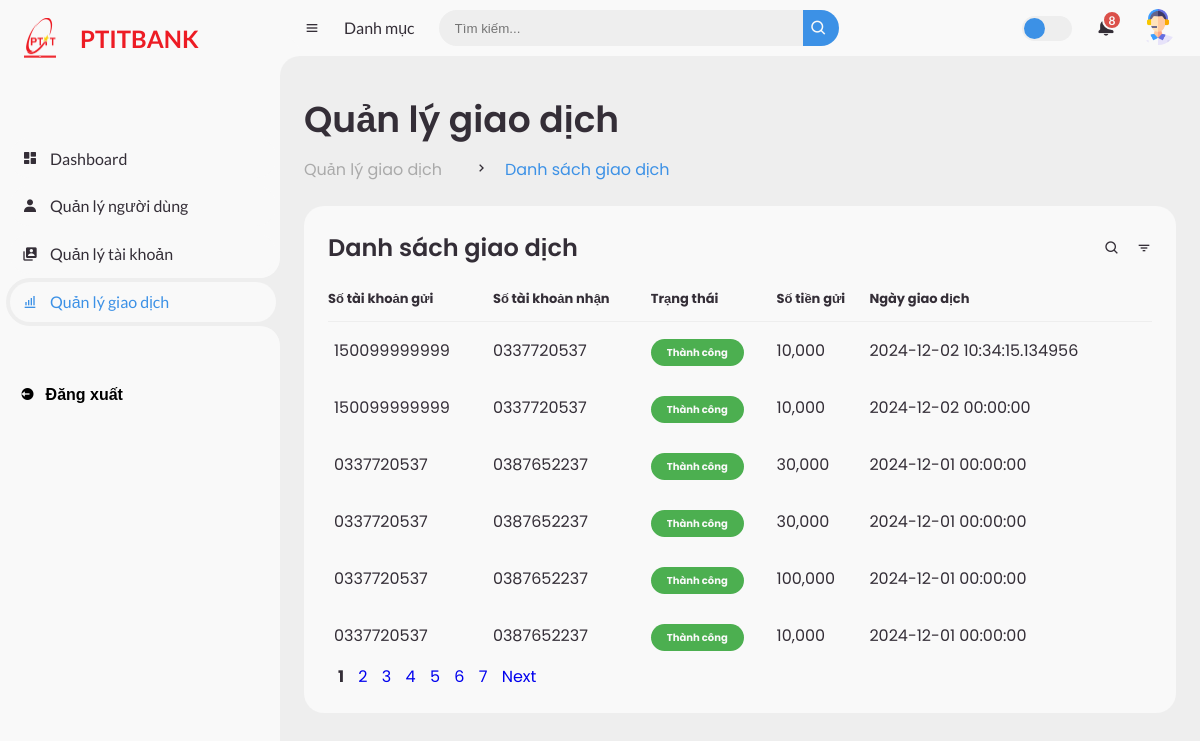
Page /admin/transaction (signed in) on the committed database.
### tables this page shows
CREATE TABLE "Transaction" (
  TransactionID TEXT PRIMARY KEY,
  senderAccountNumber TEXT,
  recipientAccountNumber TEXT,
  TransactionDate DATETIME,  -- Thay đổi kiểu dữ liệu từ DATE sang DATETIME
  TransactionType TEXT,
  Amount DECIMAL(15, 2),
  Description TEXT
);

### app/routes/admin_route.py (the view)
@admin_bp.route("/transaction")
def transaction_list():
    from app.controllers.user_controller import get_transaction
    return get_transaction()

### app/controllers/user_controller.py (called while the page is built)
def get_transaction():
    from app.services.user_service import get_transaction
    return get_transaction()

### app/services/user_service.py (called while the page is built)
def check_role():
    account_id = session.get("account_id")
    if not account_id:
        return "Bạn chưa đăng nhập", "danger"
    account = Account.query.filter_by(AccountID=account_id).first()
    if not account:
        return "Tài khoản không tồn tại", "danger"
    customer = Customer.query.filter_by(CustomerID=account.CustomerID).first()
    if not customer:
        return "Khách hàng không tồn tại", "danger"
    if customer.Role != "Admin":
        return "Bạn không có quyền truy cập trang này", "danger"
    return "Welcome Admin", "success"

def get_transaction():
    message, category = check_role()
    if category == "danger":
        flash(message, category)
        return redirect(url_for("auth.login"))
    page = request.args.get("page", 1, type=int)  # Default to page 1
    per_page = 6  # 6 transactions per page
    pagination = (
        db.session.query(Transaction)
        .order_by(Transaction.TransactionDate.desc())  # Sort newest to oldest
        .paginate(page=page, per_page=per_page, error_out=False)
    )
    transactions = pagination.items
    return render_template(
        "admin/transaction/transaction.html",
        transactions=transactions,
        pagination=pagination,
    )

### app/templates/admin/transaction/transaction.html (shortened to what this page needs)
<!DOCTYPE html>
<html lang="en">
  <head>
    <link
      href="https://unpkg.com/boxicons@2.0.9/css/boxicons.min.css"
      rel="stylesheet"
    />
    <link
      rel="stylesheet"
      href="{{url_for('static', filename='css/style.css')}}"
    />
  </head>
  <body>
    <section id="sidebar">
      <a href="/admin" class="brand">
        <div class="logo"></div>
        <span class="text">PTITBANK</span>
      </a>
      <ul class="side-menu top">
        <li class="side-menu-li">
          <a href="/admin">
            <i class="bx bxs-dashboard"></i>
            <span class="text">Dashboard</span>
          </a>
        </li>
        <li class="side-menu-li">
          <a href="/admin/user">
            <i class="bx bxs-user"></i>
            <span class="text">Quản lý người dùng</span>
          </a>
        </li>
        <li class="side-menu-li">
          <a href="/admin/account">
            <i class="bx bxs-user-account"></i>
            <span class="text">Quản lý tài khoản</span>
          </a>
        </li>
        <li class="active side-menu-li">
          <a href="/admin/transaction">
            <i class="bx bx-bar-chart-alt"></i>
            <span class="text">Quản lý giao dịch</span>
          </a>
        </li>
      </ul>
      <ul class="side-menu">
        <form action="{{ url_for('auth.logout') }}" method="POST">
          <li>
            <button type="submit" class="logout">
              <i class="bx bxs-log-out-circle"></i>
              <span class="text logout-text">Đăng xuất</span>
            </button>
          </li>
        </form>
      </ul>
    </section>
    <section id="content">
      <nav>
        <i class="bx bx-menu"></i>
        <a href="#" class="nav-link">Danh mục</a>
        <form action="#">
          <div class="form-input">
            <input type="search" placeholder="Tìm kiếm..." />
            <button type="submit" class="search-btn">
              <i class="bx bx-search"></i>
            </button>
          </div>
        </form>
        <label for="switch-mode" class="switch-mode"></label>
        <a href="#" class="notification">
          <span class="num">8</span>
        </a>
        <a href="#" class="profile">
          <img src="{{url_for('static', filename='images/9703596.png')}}" />
        </a>
      </nav>
      <main>
        <div class="head-title">
          <div class="left">
            <h1>Quản lý giao dịch</h1>
            <ul class="breadcrumb">
              <li>
                <a href="#">Quản lý giao dịch</a>
              </li>
              <li><i class="bx bx-chevron-right"></i></li>
              <li>
                <a class="active" href="#">Danh sách giao dịch</a>
              </li>
            </ul>
          </div>
        </div>
        <div class="table-data">
          <div class="order">
            <div class="head">
              <h3>Danh sách giao dịch</h3>
              <i class="bx bx-search"></i>
              <i class="bx bx-filter"></i>
            </div>
            <table>
              <thead>
                <tr>
                  <th>Số tài khoản gửi</th>
                  <th>Số tài khoản nhận</th>
                  <th>Trạng thái</th>
                  <th>Số tiền gửi</th>
                  <th>Ngày giao dịch</th>
                </tr>
              </thead>
              <tbody>
                {% for transaction in transactions %}
                <tr>
                  <td>{{ transaction.senderAccountNumber }}</td>
                  <td>{{ transaction.recipientAccountNumber }}</td>
                  <td><span class="status success">Thành công</span></td>
                  <td>{{ '{:,.0f}'.format(transaction.Amount) }}</td>
                  <td>
                    <span>{{ transaction.TransactionDate}}</span>
                  </td>
                </tr>
                {% endfor %}
              </tbody>
            </table>
            <div class="container-pagination">
              <div class="pagination">
                 {% for page_num in pagination.iter_pages() %} {% if
                page_num %} {% if page_num == pagination.page %}
                <strong style="margin-left: 10px">{{ page_num }}</strong>
                {% else %}
                <a
                  href="{{ url_for('admin.transaction_list', page=page_num) }}"
                  style="margin-left: 10px"
                  >{{ page_num }}</a
                >
                {% endif %} {% else %}
                <span>...</span>
                {% endif %} {% endfor %} {% if pagination.has_next %}
                <a
                  class="pagi"
                  href="{{ url_for('admin.transaction_list', page=pagination.next_num) }}"
                  style="margin-left: 10px"
                  >Next</a
                >
                {% endif %}
              </div>
            </div>
          </div>
        </div>
      </main>
    </section>
  </body>
</html>

### rows in the picture
Transaction: Amount "10,000"
Transaction: Amount "10,000"
Transaction: Amount "30,000"
Transaction: Amount "30,000"
Transaction: Amount "100,000"
Transaction: Amount "10,000"

### other values in the picture
{{ page_num }} "1"
{{ page_num }} "2" "3" "4" "5" "6" "7"
